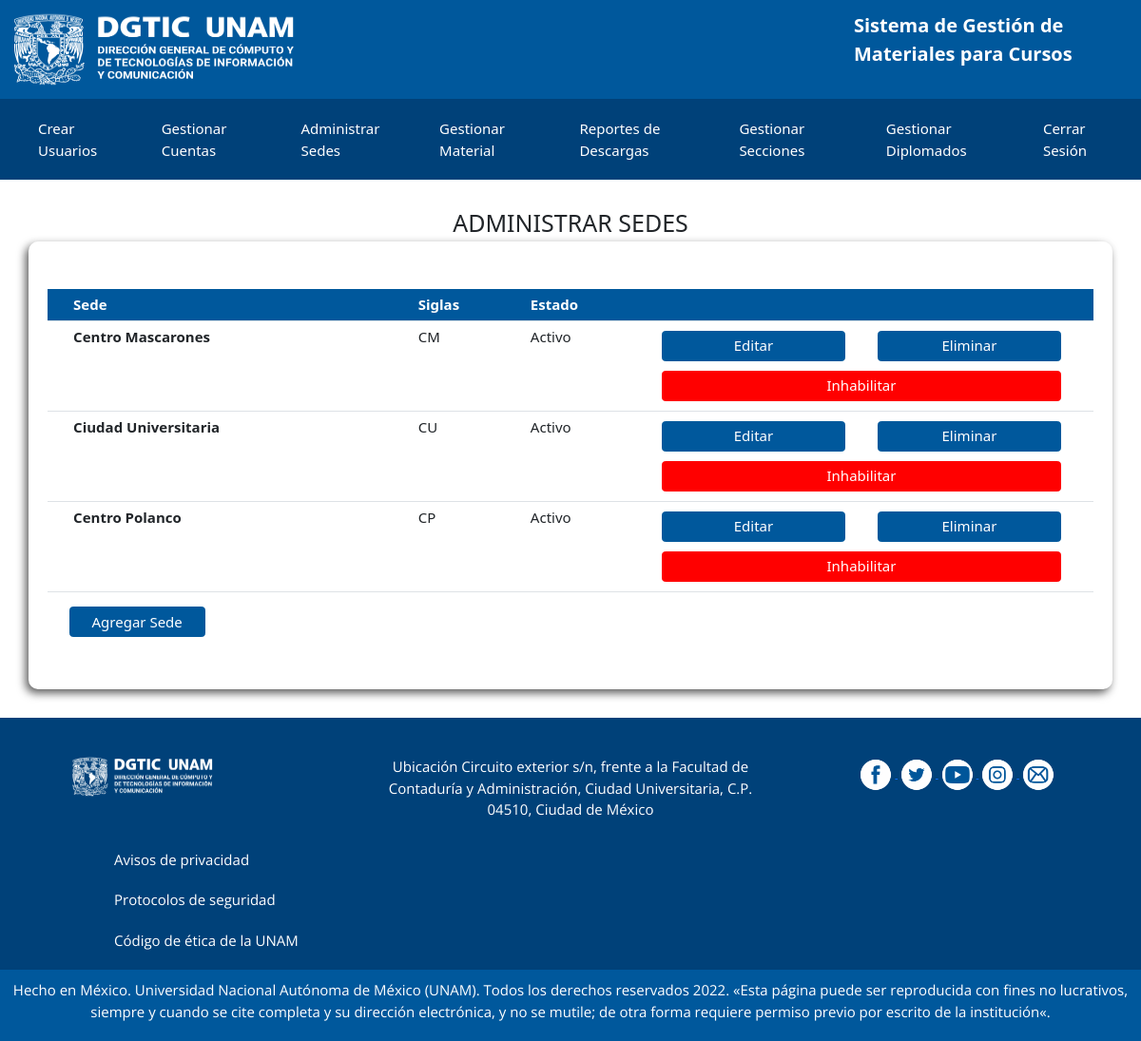
/view/admin/admin-sedes.php (signed in), run on the app's committed database.
### tables this page shows
CREATE TABLE `sedes` (
  `Sede_Id` int(11) NOT NULL,
  `SedeNombre` varchar(100) NOT NULL,
  `SedeSiglas` char(10) NOT NULL,
  `SedeEstado` tinyint(1) NOT NULL DEFAULT 1
);

### models/Qselect/select-sedes.php (called while the page is built, shortened)
<?php
    class SelectSedes{
        public $connection;
        public function __construct()
        {
            $this -> connection = new Conexion();
        }
        public function getSedes(){
            try {
                $connect = $this->connection -> conectar();
                $connect->setAttribute(PDO::ATTR_ERRMODE, PDO::ERRMODE_EXCEPTION);
                $query = "SELECT Sede_id, SedeNombre, SedeSiglas, SedeEstado FROM sedes ORDER BY Sede_id";
                $queryP = $connect -> prepare($query);
                $queryP -> execute();
                $resultado = $queryP->fetchAll(PDO::FETCH_ASSOC);
            } catch (PDOException $ex) {
                echo 'Error: ' .$ex->getMessage();
            }
            return $resultado;
        }
    }
?>

### view/admin/admin-sedes.php (the view, shortened to what this page needs)
<?php
include(BD_SELECT . 'select-sedes.php');
$sedes = new SelectSedes();
$infoSedes = $sedes -> getSedes();
?>
<!DOCTYPE html>
<html lang="en">
<head>
    <?php include(LAYOUT."/head.php");?>
</head>
<body>
    <?php include(LAYOUT."/header.php");?>
    <?php include(LAYOUT."/navbar-users/navbarAdmin.php");?>
    <h2 class="titulo">Administrar Sedes</h2>
    <div class="container text-container sombra">
        <table class="table tabla-sede">
            <thead class="encabezado">
                <tr>
                    <th scope="col"></th>
                    <th scope="col">Sede</th>
                    <th scope="col">Siglas</th>
                    <th scope="col">Estado</th>
                    <th scope="col"></th>
                </tr>
            </thead>
            <tbody>
                <?php
                    foreach ($infoSedes as $infoSedes){
                ?>
                <form action="" method="post">
                <tr>
                    <th>
                    </th>
                    <th scope="row"><?php echo $infoSedes['SedeNombre']; ?></th>
                    <td><?php echo $infoSedes['SedeSiglas']; ?></td>
                    <td><?php echo ($infoSedes['SedeEstado'] == 1) ? 'Activo' : 'Inactivo'; ?></td>
                    <td class="btn-tabla-container">
                        <button type="submit" name="editar" class="btn btn-primary btn-tabla">Editar</button>
                        <button type="submit" name="eliminar" class="btn btn-primary btn-tabla">Eliminar</button>
                        <button type="submit" name="<?php echo (!$infoSedes['SedeEstado']) ? "habilitar" : "deshabilitar"; ?>" class="btn btn-primary btn-tabla btn-hab <?php echo (!$infoSedes['SedeEstado']) ? "btn-habilitar" : "btn-inhabilitar"; ?>"><?php echo (!$infoSedes['SedeEstado']) ? "Habilitar" : "Inhabilitar"; ?></button>
                    </td>
                </tr>
                </form>
                <?php } ?>
            </tbody>
        </table>
        <div class="container text-center ms-1">
            <div class="row justify-content-start">
                <div class="col-2">
                    <button id="agregarSede" type="button" class="btn btn-primary btn-tabla">Agregar Sede</button>
                </div>
            </div>
        </div>
    </div>
    <?php include(LAYOUT."/footer.php");?>
</body>
</html>

### view/css/styles.css (style rules this page uses)
:root { --principal: #00589c; --secundario: #004179; --texto1: #fff; --texto2: #666666; }
html { font-size: 62.5%; box-sizing: border-box; }
*, *:before, *:after { box-sizing: inherit; }
.titulo { font-size: 2.5rem; text-transform: uppercase; text-align: center; }
.form-search input, button { padding: .5rem; font-size: 1.5rem; }
.sombra { padding: 5rem 2rem 5rem 2rem; border-radius: 1rem; -webkit-box-shadow: -3px 4px 10px 0px rgba(0,0,0,0.65); -moz-box-shadow: -3px 4px 10px 0px rgba(0,0,0,0.65); box-shadow: -3px 4px 10px 0px rgba(0,0,0,0.65); }
.encabezado { background: var(--principal); font-size: 1.5rem; padding: 1rem; color: var(--texto1); }
.btn-tabla-container { display: grid; grid-template-columns: repeat(2, 1fr); }
.btn-tabla { font-size: 1.5rem; margin: .5rem; width: 85%; }
.btn-hab { width: 185%; }
.btn-inhabilitar { background-color: red; border-color: red; }
.text-container { font-size: 1.5rem; }
.tabla-sede { align-content: center; }

### data on the page
sedes: SedeNombre "Centro Mascarones", SedeSiglas "CM", SedeEstado "Activo"
sedes: SedeNombre "Ciudad Universitaria", SedeSiglas "CU", SedeEstado "Activo"
sedes: SedeNombre "Centro Polanco", SedeSiglas "CP", SedeEstado "Activo"
